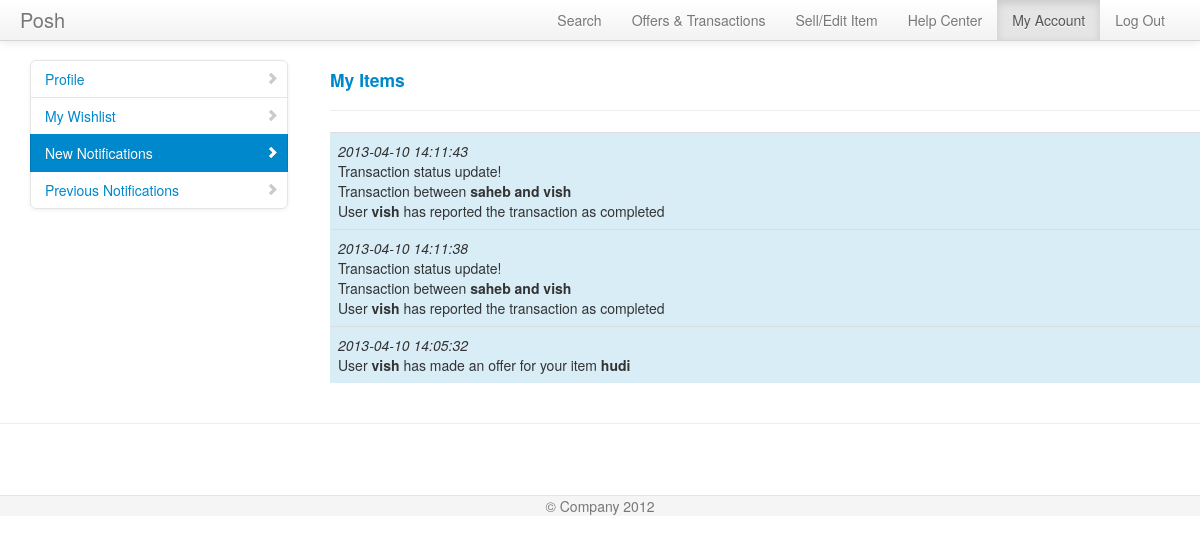
Before: /viewnotifications.php (signed in) with the older database file.
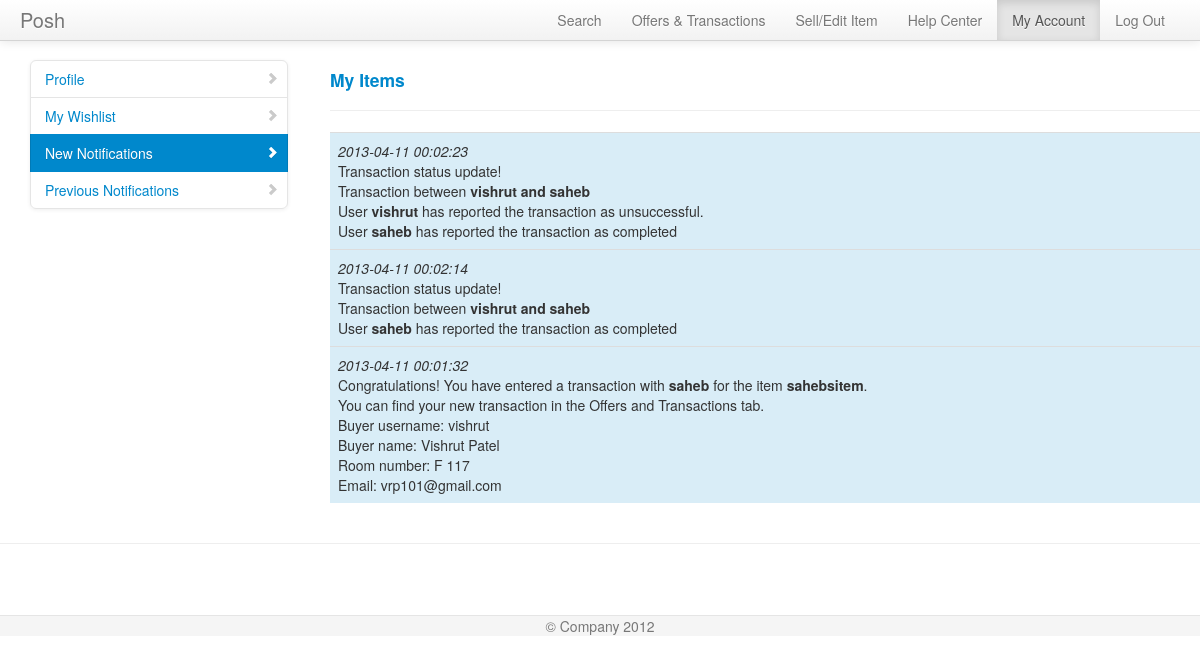
After: the same page with the newer database file.
### tables this page shows
CREATE TABLE IF NOT EXISTS `notifications` (
  `notificationid` int(10) NOT NULL AUTO_INCREMENT,
  `notificationdetails` varchar(500) NOT NULL,
  `username` varchar(20) NOT NULL,
  `viewed` int(5) NOT NULL DEFAULT '0',
  `time` timestamp NOT NULL DEFAULT CURRENT_TIMESTAMP,
  PRIMARY KEY (`notificationid`),
  KEY `username` (`username`)
);

### meekrodb.2.1.class.php (called while the page is built, shortened)
<?php
class DB {
  protected static $mdb = null;
  public static function getMDB() {
    $mdb = DB::$mdb;
    if ($mdb === null) {
      $mdb = DB::$mdb = new MeekroDB();
    }
    return $mdb;
  }
  public static function query() { $args = func_get_args(); return call_user_func_array(array(DB::getMDB(), 'query'), $args); }
}
class MeekroDB {
  public $dbName = '';
  public $user = '';
  public $password = '';
  public $host = 'localhost';
  public $port = null;
  public $encoding = 'latin1';
  public $queryMode = 'queryAllRows';
  public $param_char = '%';
  public $named_param_seperator = '_';
  public $internal_mysql = null;
  public function __construct($host=null, $user=null, $password=null, $dbName=null, $port=null, $encoding=null) {
    if ($host === null) $host = DB::$host;
    if ($user === null) $user = DB::$user;
    if ($password === null) $password = DB::$password;
    if ($dbName === null) $dbName = DB::$dbName;
    if ($port === null) $port = DB::$port;
    if ($encoding === null) $encoding = DB::$encoding;
    $this->host = $host;
    $this->user = $user;
    $this->password = $password;
    $this->dbName = $dbName;
    $this->port = $port;
    $this->encoding = $encoding;
  }
  public function get() {
    $mysql = $this->internal_mysql;
    if ($mysql == null) {
      if (! $this->port) $this->port = ini_get('mysqli.default_port');
      $mysql = new mysqli($this->host, $this->user, $this->password, $this->dbName, $this->port);
      $mysql->set_charset($this->encoding);
      $this->internal_mysql = $mysql;
    }
    return $mysql;
  }
  public function escape($str) {
    $db = $this->get();
    return $db->real_escape_string($str);
  }
  protected function prependCall($function, $args, $prepend) {
    array_unshift($args, $prepend);
    return call_user_func_array($function, $args);
  }
  protected function wrapStr($strOrArray, $wrapChar, $escape = false) {
    if (! is_array($strOrArray)) {
      if ($escape) return $wrapChar . $this->escape($strOrArray) . $wrapChar;
      else return $wrapChar . $strOrArray . $wrapChar;
    } else {
      $R = array();
      foreach ($strOrArray as $element) {
        $R[] = $this->wrapStr($element, $wrapChar, $escape);
      }
      return $R;
    }
  }
  public function parseQueryParamsNew() {
    $args = func_get_args();
    $sql = array_shift($args);
    $args_all = $args;
    $posList = array();
    $pos_adj = 0;
    $param_char_length = strlen($this->param_char);
    $named_seperator_length = strlen($this->named_param_seperator);
    $types = array(
      $this->param_char . 'll',
      $this->param_char . 'ls',
      $this->param_char . 'l',
      $this->param_char . 'li',
      $this->param_char . 'ld',
      $this->param_char . 'lb',
      $this->param_char . 's',
      $this->param_char . 'i',
      $this->param_char . 'd',
      $this->param_char . 'b',
      $this->param_char . 'ss'
    );
    foreach ($types as $type) {
      $lastPos = 0;
      while (($pos = strpos($sql, $type, $lastPos)) !== false) {
        $lastPos = $pos + 1;
        $posList[$pos] = $type;
      }
    }
    ksort($posList);
    foreach ($posList as $pos => $type) {
      $type = substr($type, $param_char_length);
      $length_type = strlen($type) + $param_char_length;
      $new_pos = $pos + $pos_adj;
      $new_pos_back = $new_pos + $length_type;
      if ($arg_number_length = strspn($sql, '0123456789', $new_pos_back)) {
        $arg_number = substr($sql, $new_pos_back, $arg_number_length);
        if (! isset($args_all[$arg_number])) $this->nonSQLError("Non existent argument reference (arg $arg_number): $sql");
        $arg = $args_all[$arg_number];
      } else {
        $arg = array_shift($args);
      }
      if (in_array($type, array('s', 'i', 'd', 'b', 'l'))) {
        $array_type = false;
        $arg = array($arg);
        $type = 'l' . $type;
      } else if ($type == 'ss') {
        $result = "'%" . $this->escape(str_replace(array('%', '_'), array('\%', '\_'), $arg)) . "%'";
      } else {
        $array_type = true;
        if (! is_array($arg)) $this->nonSQLError("Badly formatted SQL query: $sql -- expecting array, but didn't get one!");
      }
      if ($type == 'ls') $result = $this->wrapStr($arg, "'", true);
      else if ($type == 'li') $result = array_map('intval', $arg);
      else if ($type == 'ld') $result = array_map('floatval', $arg);
      else if ($type == 'lb') $result = array_map(array($this, 'formatTableName'), $arg);
      else if ($type == 'll') $result = $arg;
      else if (! $result) $this->nonSQLError("Badly formatted SQL query: $sql");
      if (is_array($result)) {
        if (! $array_type) $result = $result[0];
        else $result = '(' . implode(',', $result) . ')';
      }
      $sql = substr_replace($sql, $result, $new_pos, $length_type + $arg_number_length);
      $pos_adj += strlen($result) - ($length_type + $arg_number_length);
    }
    return $sql;
  }
  public function parseQueryParams() {
    $args = func_get_args();
    if (is_string($args[1]) && preg_match('/^[is]+$/', $args[1]) && substr_count($args[0], '?') > 0)
      return call_user_func_array(array($this, 'parseQueryParamsOld'), $args);
    else
      return call_user_func_array(array($this, 'parseQueryParamsNew'), $args);
  }
  public function query() {
    $args = func_get_args();
    if ($this->queryMode == 'buffered' || $this->queryMode == 'unbuffered') {
      return $this->prependCall(array($this, 'queryHelper'), $args, $this->queryMode);
    } else {
      return call_user_func_array(array($this, 'queryAllRows'), $args);
    }
  }
  public function queryUnbuf() { $args = func_get_args(); return $this->prependCall(array($this, 'queryHelper'), $args, 'unbuffered'); }
  protected function queryHelper() {
    $args = func_get_args();
    $type = array_shift($args);
    $is_buffered = ($type == 'buffered');
    $is_null = ($type == 'null');
    $sql = call_user_func_array(array($this, 'parseQueryParams'), $args);
    $db = $this->get();
    $result = $db->query($sql, $is_buffered ? MYSQLI_STORE_RESULT : MYSQLI_USE_RESULT);
    if ($is_null) {
      return null;
    }
    return $result;
  }
  public function queryAllRows() {
    $args = func_get_args();
    $query = call_user_func_array(array($this, 'queryUnbuf'), $args);
    $result = $this->fetchAllRows($query);
    return $result;
  }
  protected function checkError() {
    return false;
  }
  public function fetchRow($result = null) {
    return $result->fetch_assoc();
  }
  public function fetchAllRows($result = null) {
    $A = array();
    while ($row = $this->fetchRow($result)) {
      $A[] = $row;
    }
    return $A;
  }
}
?>

### viewnotifications.php (the view, shortened to what the changed rows need)
<!DOCTYPE html>
<html lang="en">
  <head>
    <link href="bootstrap/css/bootstrap.css" rel="stylesheet">
	<link href="bootstrap/css/docs.css" rel="stylesheet">
    <link href="bootstrap/css/bootstrap-responsive.css" rel="stylesheet">
	</head>
	<body>
		<div class="container" style="width: auto; padding: 20px 0px 0px 0px;">
			<?php
			$notifications = DB::query("SELECT * FROM notifications WHERE username=%s and viewed=0 ORDER by time DESC", $_SESSION['username']);
			echo '<div class="span9">';
			echo '<div class="row-fluid">';
			echo '<table class="table table-hover">';
			echo '<tbody>';
			foreach($notifications as $notification){
				echo '<tr class="info">';
				echo '<td><i>'.$notification['time'].'</i><br>';
				echo $notification['notificationdetails'];
				echo '</td>';
				echo '</tr>';
			}
			echo '</tbody>';
			echo '</table>';
			echo '</div>';
			echo '</div>';
			?>
		</div>
  </body>
</html>

Changed rows visible on the page:
no longer on this page (row edited): notifications: time "2013-04-10 14:11:43", notificationdetails "Transaction status update! Transaction between saheb and vish User vish has reported the transaction as completed"
no longer on this page (row edited): notifications: time "2013-04-10 14:11:38", notificationdetails "Transaction status update! Transaction between saheb and vish User vish has reported the transaction as completed"
no longer on this page (row edited): notifications: time "2013-04-10 14:05:32", notificationdetails "User vish has made an offer for your item hudi"
added notifications: time "2013-04-11 00:02:23", notificationdetails "Transaction status update! Transaction between vishrut and saheb User vishrut has reported the transaction as unsuccessful. User saheb has reported the transaction as completed"
added notifications: time "2013-04-11 00:02:14", notificationdetails "Transaction status update! Transaction between vishrut and saheb User saheb has reported the transaction as completed"
added notifications: time "2013-04-11 00:01:32", notificationdetails "Congratulations! You have entered a transaction with saheb for the item sahebsitem . You can find your new transaction in the Offers and Transactions tab. Buyer username: vishrut Buyer name: Vishrut Patel Room number: F 117 Email: vrp101@gmail.com"
